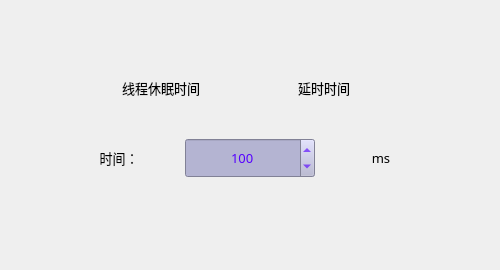
<?xml version="1.0" encoding="UTF-8"?>
<ui version="4.0">
 <class>frmDelayToolClass</class>
 <widget class="QWidget" name="frmDelayToolClass">
  <property name="geometry">
   <rect>
    <x>0</x>
    <y>0</y>
    <width>500</width>
    <height>270</height>
   </rect>
  </property>
  <property name="sizePolicy">
   <sizepolicy hsizetype="Preferred" vsizetype="Preferred">
    <horstretch>0</horstretch>
    <verstretch>0</verstretch>
   </sizepolicy>
  </property>
  <property name="minimumSize">
   <size>
    <width>500</width>
    <height>270</height>
   </size>
  </property>
  <property name="maximumSize">
   <size>
    <width>16777215</width>
    <height>16777215</height>
   </size>
  </property>
  <property name="windowTitle">
   <string>延时</string>
  </property>
  <layout class="QVBoxLayout" name="verticalLayout" stretch="0,6">
   <property name="spacing">
    <number>0</number>
   </property>
   <property name="leftMargin">
    <number>0</number>
   </property>
   <property name="topMargin">
    <number>4</number>
   </property>
   <property name="rightMargin">
    <number>0</number>
   </property>
   <property name="bottomMargin">
    <number>4</number>
   </property>
   <item>
    <spacer name="verticalSpacer">
     <property name="orientation">
      <enum>Qt::Vertical</enum>
     </property>
     <property name="sizeType">
      <enum>QSizePolicy::Fixed</enum>
     </property>
     <property name="sizeHint" stdset="0">
      <size>
       <width>20</width>
       <height>40</height>
      </size>
     </property>
    </spacer>
   </item>
   <item>
    <layout class="QVBoxLayout" name="verticalLayout_2" stretch="1,1,1">
     <item>
      <layout class="QHBoxLayout" name="horizontalLayout_2">
       <item>
        <spacer name="horizontalSpacer_4">
         <property name="orientation">
          <enum>Qt::Horizontal</enum>
         </property>
         <property name="sizeHint" stdset="0">
          <size>
           <width>40</width>
           <height>20</height>
          </size>
         </property>
        </spacer>
       </item>
       <item>
        <widget class="QRadioButton" name="radioThread">
         <property name="sizePolicy">
          <sizepolicy hsizetype="Preferred" vsizetype="Preferred">
           <horstretch>0</horstretch>
           <verstretch>0</verstretch>
          </sizepolicy>
         </property>
         <property name="minimumSize">
          <size>
           <width>120</width>
           <height>40</height>
          </size>
         </property>
         <property name="font">
          <font>
           <family>微软雅黑</family>
           <pointsize>10</pointsize>
          </font>
         </property>
         <property name="styleSheet">
          <string notr="true">background-color: rgba(0, 0, 0, 0);</string>
         </property>
         <property name="text">
          <string>线程休眠时间</string>
         </property>
        </widget>
       </item>
       <item>
        <spacer name="horizontalSpacer_6">
         <property name="orientation">
          <enum>Qt::Horizontal</enum>
         </property>
         <property name="sizeType">
          <enum>QSizePolicy::Fixed</enum>
         </property>
         <property name="sizeHint" stdset="0">
          <size>
           <width>50</width>
           <height>20</height>
          </size>
         </property>
        </spacer>
       </item>
       <item>
        <widget class="QRadioButton" name="radioTime">
         <property name="sizePolicy">
          <sizepolicy hsizetype="Preferred" vsizetype="Preferred">
           <horstretch>0</horstretch>
           <verstretch>0</verstretch>
          </sizepolicy>
         </property>
         <property name="minimumSize">
          <size>
           <width>120</width>
           <height>40</height>
          </size>
         </property>
         <property name="font">
          <font>
           <family>微软雅黑</family>
           <pointsize>10</pointsize>
          </font>
         </property>
         <property name="styleSheet">
          <string notr="true">background-color: rgba(0, 0, 0, 0);</string>
         </property>
         <property name="text">
          <string>延时时间</string>
         </property>
        </widget>
       </item>
       <item>
        <spacer name="horizontalSpacer_5">
         <property name="orientation">
          <enum>Qt::Horizontal</enum>
         </property>
         <property name="sizeHint" stdset="0">
          <size>
           <width>40</width>
           <height>20</height>
          </size>
         </property>
        </spacer>
       </item>
      </layout>
     </item>
     <item>
      <layout class="QHBoxLayout" name="horizontalLayout">
       <item>
        <spacer name="horizontalSpacer_7">
         <property name="orientation">
          <enum>Qt::Horizontal</enum>
         </property>
         <property name="sizeHint" stdset="0">
          <size>
           <width>40</width>
           <height>20</height>
          </size>
         </property>
        </spacer>
       </item>
       <item>
        <widget class="QLabel" name="label">
         <property name="sizePolicy">
          <sizepolicy hsizetype="Preferred" vsizetype="Fixed">
           <horstretch>0</horstretch>
           <verstretch>0</verstretch>
          </sizepolicy>
         </property>
         <property name="minimumSize">
          <size>
           <width>120</width>
           <height>40</height>
          </size>
         </property>
         <property name="font">
          <font>
           <family>微软雅黑</family>
           <pointsize>10</pointsize>
          </font>
         </property>
         <property name="styleSheet">
          <string notr="true">background-color: rgba(0, 0, 0, 0);</string>
         </property>
         <property name="text">
          <string>时间：</string>
         </property>
         <property name="alignment">
          <set>Qt::AlignCenter</set>
         </property>
        </widget>
       </item>
       <item>
        <widget class="QSpinBox" name="spinDelayTime">
         <property name="sizePolicy">
          <sizepolicy hsizetype="Preferred" vsizetype="Fixed">
           <horstretch>0</horstretch>
           <verstretch>0</verstretch>
          </sizepolicy>
         </property>
         <property name="minimumSize">
          <size>
           <width>130</width>
           <height>40</height>
          </size>
         </property>
         <property name="font">
          <font>
           <family>微软雅黑</family>
           <pointsize>10</pointsize>
          </font>
         </property>
         <property name="styleSheet">
          <string notr="true">QWidget{color: rgb(85, 0, 255);background-color: rgb(180, 180, 210);}
QSpinBox::up-button{
    border:transparent;
}
QSpinBox::down-button{
    border:transparent;
}
QSpinBox::up-arrow{
    image:url(:/QtApplication/Bitmaps/up.png);
}
QSpinBox::down-arrow{
    image:url(:/QtApplication/Bitmaps/down.png);
}</string>
         </property>
         <property name="alignment">
          <set>Qt::AlignCenter</set>
         </property>
         <property name="minimum">
          <number>1</number>
         </property>
         <property name="maximum">
          <number>100000</number>
         </property>
         <property name="value">
          <number>100</number>
         </property>
        </widget>
       </item>
       <item>
        <widget class="QLabel" name="label_2">
         <property name="sizePolicy">
          <sizepolicy hsizetype="Preferred" vsizetype="Fixed">
           <horstretch>0</horstretch>
           <verstretch>0</verstretch>
          </sizepolicy>
         </property>
         <property name="minimumSize">
          <size>
           <width>120</width>
           <height>40</height>
          </size>
         </property>
         <property name="font">
          <font>
           <family>微软雅黑</family>
           <pointsize>10</pointsize>
          </font>
         </property>
         <property name="styleSheet">
          <string notr="true">background-color: rgba(0, 0, 0, 0);</string>
         </property>
         <property name="text">
          <string>ms</string>
         </property>
         <property name="alignment">
          <set>Qt::AlignCenter</set>
         </property>
        </widget>
       </item>
       <item>
        <spacer name="horizontalSpacer_8">
         <property name="orientation">
          <enum>Qt::Horizontal</enum>
         </property>
         <property name="sizeHint" stdset="0">
          <size>
           <width>40</width>
           <height>20</height>
          </size>
         </property>
        </spacer>
       </item>
      </layout>
     </item>
     <item>
      <spacer name="verticalSpacer_2">
       <property name="orientation">
        <enum>Qt::Vertical</enum>
       </property>
       <property name="sizeType">
        <enum>QSizePolicy::Preferred</enum>
       </property>
       <property name="sizeHint" stdset="0">
        <size>
         <width>20</width>
         <height>50</height>
        </size>
       </property>
      </spacer>
     </item>
    </layout>
   </item>
  </layout>
 </widget>
 <layoutdefault spacing="6" margin="11"/>
 <resources>
  <include location="../../../QApplication/saribbonresouce.qrc"/>
 </resources>
 <connections/>
</ui>
